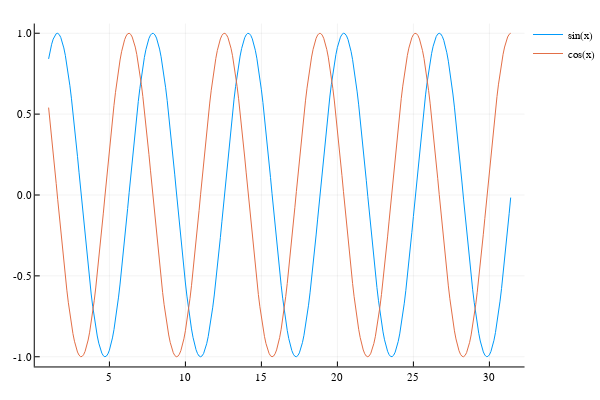

The notebook cell this image was saved under:
### Code cell
plot!(x, cos.(x), label="cos(x)")

### Figure 1 — Plotly figure (JSON) as saved in the notebook; plotly's stock layout.template omitted (floating-point values rounded to 4 significant figures; data arrays with more than 128 entries replaced by an {"elided": "..."} marker saying what was removed)
{"data": [{"colorbar": {"title": ""}, "hoverinfo": "text", "legendgroup": "sin(x)", "line": {"color": "rgba(0, 154, 250, 1.000)", "dash": "solid", "shape": "linear", "width": 1}, "mode": "lines", "name": "sin(x)", "showlegend": true, "text": {"elided": "305 null values"}, "type": "scatter", "x": {"elided": "305 float values"}, "xaxis": "x1", "y": {"elided": "305 float values"}, "yaxis": "y1", "zmax": null, "zmin": null}, {"colorbar": {"title": ""}, "hoverinfo": "text", "legendgroup": "cos(x)", "line": {"color": "rgba(227, 111, 71, 1.000)", "dash": "solid", "shape": "linear", "width": 1}, "mode": "lines", "name": "cos(x)", "showlegend": true, "text": {"elided": "305 null values"}, "type": "scatter", "x": {"elided": "305 float values"}, "xaxis": "x1", "y": {"elided": "305 float values"}, "yaxis": "y1", "zmax": null, "zmin": null}], "layout": {"annotations": [], "height": 400, "legend": {"bgcolor": "rgba(255, 255, 255, 1.000)", "bordercolor": "rgba(0, 0, 0, 1.000)", "font": {"color": "rgba(0, 0, 0, 1.000)", "family": "sans-serif", "size": 11}, "tracegroupgap": 0, "x": 1, "y": 1}, "margin": {"b": 20, "l": 0, "r": 0, "t": 20}, "paper_bgcolor": "rgba(255, 255, 255, 1.000)", "plot_bgcolor": "rgba(255, 255, 255, 1.000)", "showlegend": true, "width": 600, "xaxis": {"anchor": "y1", "domain": [0.06582, 0.9934], "gridcolor": "rgba(0, 0, 0, 0.100)", "gridwidth": 0.5, "linecolor": "rgba(0, 0, 0, 1.000)", "mirror": false, "range": [0.088, 32.31], "showgrid": true, "showline": true, "showticklabels": true, "tickangle": 0, "tickcolor": "rgb(0, 0, 0)", "tickfont": {"color": "rgba(0, 0, 0, 1.000)", "family": "sans-serif", "size": 11}, "tickmode": "array", "ticks": "inside", "ticktext": ["5", "10", "15", "20", "25", "30"], "tickvals": [5, 10, 15, 20, 25, 30], "title": "", "titlefont": {"color": "rgba(0, 0, 0, 1.000)", "family": "sans-serif", "size": 15}, "type": "-", "visible": true, "zeroline": false, "zerolinecolor": "rgba(0, 0, 0, 1.000)"}, "yaxis": {"anchor": "x1", "domain": [0.03762, 0.9902], "gridcolor": "rgba(0, 0, 0, 0.100)", "gridwidth": 0.5, "linecolor": "rgba(0, 0, 0, 1.000)", "mirror": false, "range": [-1.06, 1.06], "showgrid": true, "showline": true, "showticklabels": true, "tickangle": 0, "tickcolor": "rgb(0, 0, 0)", "tickfont": {"color": "rgba(0, 0, 0, 1.000)", "family": "sans-serif", "size": 11}, "tickmode": "array", "ticks": "inside", "ticktext": ["-1.0", "-0.5", "0.0", "0.5", "1.0"], "tickvals": [-1, -0.5, 0, 0.5, 1], "title": "", "titlefont": {"color": "rgba(0, 0, 0, 1.000)", "family": "sans-serif", "size": 15}, "type": "-", "visible": true, "zeroline": false, "zerolinecolor": "rgba(0, 0, 0, 1.000)"}}}
